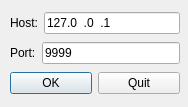
<?xml version="1.0" encoding="UTF-8"?>
<ui version="4.0">
 <class>AuthWin</class>
 <widget class="QDialog" name="AuthWin">
  <property name="geometry">
   <rect>
    <x>0</x>
    <y>0</y>
    <width>188</width>
    <height>107</height>
   </rect>
  </property>
  <property name="windowTitle">
   <string>Lamp</string>
  </property>
  <widget class="QWidget" name="">
   <property name="geometry">
    <rect>
     <x>10</x>
     <y>10</y>
     <width>170</width>
     <height>89</height>
    </rect>
   </property>
   <layout class="QVBoxLayout" name="verticalLayout">
    <item>
     <layout class="QHBoxLayout" name="horizontalLayout">
      <item>
       <widget class="QLabel" name="m_host_label">
        <property name="text">
         <string>Host:</string>
        </property>
       </widget>
      </item>
      <item>
       <widget class="QLineEdit" name="m_host_lineEdit">
        <property name="inputMask">
         <string>999.999.999.999</string>
        </property>
        <property name="text">
         <string>127.0.0.1</string>
        </property>
       </widget>
      </item>
     </layout>
    </item>
    <item>
     <layout class="QHBoxLayout" name="horizontalLayout_2">
      <item>
       <widget class="QLabel" name="m_port_label">
        <property name="text">
         <string>Port:</string>
        </property>
       </widget>
      </item>
      <item>
       <widget class="QLineEdit" name="m_port_lineEdit">
        <property name="inputMask">
         <string>99999</string>
        </property>
        <property name="text">
         <string>9999</string>
        </property>
       </widget>
      </item>
     </layout>
    </item>
    <item>
     <layout class="QHBoxLayout" name="horizontalLayout_3">
      <item>
       <widget class="QPushButton" name="m_ok_button">
        <property name="text">
         <string>OK</string>
        </property>
       </widget>
      </item>
      <item>
       <widget class="QPushButton" name="m_quit_button">
        <property name="text">
         <string>Quit</string>
        </property>
       </widget>
      </item>
     </layout>
    </item>
   </layout>
  </widget>
 </widget>
 <resources/>
 <connections/>
</ui>
